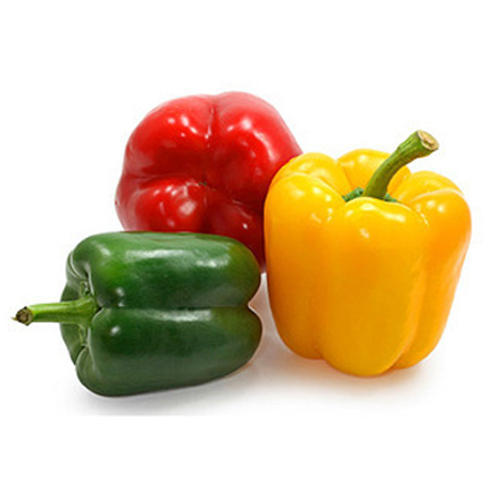
#> input picture 2_ImagesAsFuctions/capsicum.jpg, 500 x 500 px
$ python 1_imagesArematrices.py
#> lines starting #> are read from the running program, lines starting #| are printed output that depends on the picture
# import the necessary Packages
import numpy as np
import cv2

image = cv2.imread('capsicum.jpg')
#> image is the input picture: shape (500, 500, 3); mean B, G, R 170.5, 200.2, 220.9
cv2.imshow('Original image', image)  # reading the original image
cv2.waitKey(0)  # holds the screen

(h, w, d) = image.shape
#> h = 500; w = 500; d = 3
print("width = {}, height = {}, depth = {}".format(w, h, d))
#| width = 500, height = 500, depth = 3

# BGR because openCv is kinda weird
grayImage = cv2.cvtColor(image, cv2.COLOR_BGR2GRAY)
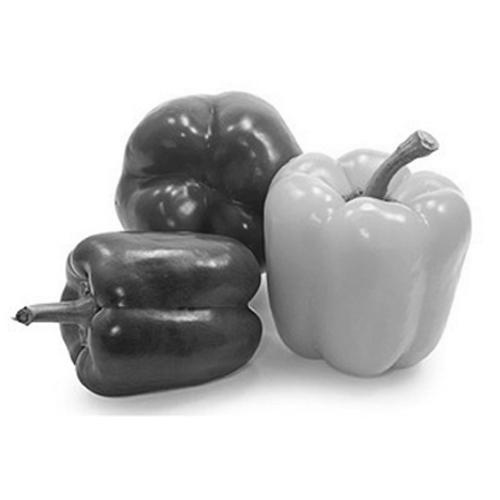
#> grayImage: shape (500, 500); min 7, max 255, mean 203

cv2.imshow('Grayscaled image', grayImage)
cv2.waitKey(0)

print("Original Image = \n", image)
#> (printed output is left out)
print("Gray Image = \n", grayImage)
#> (printed output is left out)

#  gives R, G, B values at a particular location
(B, G, R) = image[130, 150]
#> B = 27; G = 38; R = 230
print("\n Image values \n R = {}, G = {}, B = {}".format(R, G, B))
#|  Image values
#|  R = 230, G = 38, B = 27


img = cv2.imread('capsicum2.jpg')
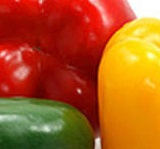
#> input picture 2_ImagesAsFuctions/capsicum2.jpg, 160 x 149 px
#> img is the input picture: shape (149, 160, 3); mean B, G, R 29.3, 89, 176.5
print("Capsicum image:\n \n", img)
#> (printed output is left out)
print("\n \n ......Image One Channel \n", img[:, :, 0])
#> (printed output is left out)


# wrong code, won't run, coz now we have just two values or maybe a single value - let's check
# uncomment this below
# (B, G, R) = grayImage[130, 150]
# print("Gray Image values \n R = {}, G = {}, B = {}".format(R, G, B))


B = grayImage[130, 150]  # try with B, W & then with just B
#> B = 94
print("\n B = ", B)
#|  B =  94

'''
-----------Check the IPYNB File-----------


img2 = cv2.imread('capsicum2.jpg', 3)
print("\n img2 = \n", img2)

from PIL import Image
im = Image.open('capsicum2.jpg')
pixels = list(im.getdata())
print("\n Pixels = \n", pixels)
im.show()
'''
